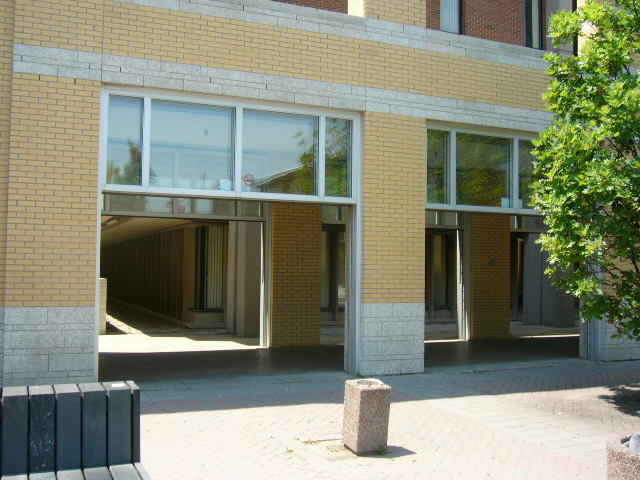
//> input picture pic/testimg/P1020856.jpg, 640 x 480 px, given in place of 014.png, which was not available
$ ./MAIN   (built with g++ and OpenCV 4)
//> lines starting //> are read from the running program, lines starting //| are printed output that depends on the picture; pictures that were not available may be replaced by others from this repository, and a replacement may not be noted


#include <time.h>
#include <queue>
#include <vector>
#include"BaseLine.h"
#include "GeneralFuncs.h"
#include"RegManager.h"
using namespace cv;
using namespace::std;
/*----------------------------------------------------------------------------*/
/** Chained list of coordinates.
*/
struct coorlist
{
	ushort x, y;
	struct coorlist *next;
};
/*----------------------------------------------------------------------------*/
/*--------------------------- Rectangle structure ----------------------------*/
/*----------------------------------------------------------------------------*/

/*----------------------------------------------------------------------------*/
/** Rectangle structure: line segment with width.
*/
struct lineag
{
	float x1, y1, x2, y2; /* first and second Point3i of the line segment */

};


// [21 lines left out: function drawAnchor, not called in this run]
static void gaussian(const Mat& im,Mat& smooth)
{
	//gaussian filter
	//define the gaussian kernal
	float arr[]={0.00296901674395000,0.0133062098910137,0.0219382312797146,0.0133062098910137,0.00296901674395050,
		0.0133062098910137,0.0596342954361801,0.0983203313488458,0.0596342954361801,0.0133062098910137,
		0.0219382312797146,0.0983203313488458,0.162102821637127,0.0983203313488458,0.0219382312797146,
		0.0133062098910137,0.0596342954361801,0.0983203313488458,0.0596342954361801,0.0133062098910137,
		0.00296901674395050,0.0133062098910137,0.0219382312797146,0.0133062098910137,0.00296901674395050};
	Mat kernel=Mat(5,5,CV_32FC1,arr);
	filter2D( im, smooth, im.depth(),
		kernel);

}
static  void ang_grad(const Mat& im,Mat& grad,Mat& ang,float gradt)
{
	//calculate the grad and angle data
	//define the x and y direction kernal
	int rsize=im.rows,colsize=im.cols;
	float dx[]={-1,1,-1,1};
	float dy[]={-1,-1,1,1};
	Mat mdx=Mat(2,2,CV_32FC1,dx);
	Mat mdy=Mat(2,2,CV_32FC1,dy);

	Mat gx,gy;
	filter2D(im, gx, im.depth(),mdx);
	filter2D( im, gy, im.depth(),mdy);

	grad=Mat::zeros(rsize, colsize, CV_32FC1);
	ang=Mat::zeros(rsize, colsize, CV_32FC1);

	//access each pixel to calculate the angle
	float* ptrdx = (float*)gx.data;
	float* ptrdy = (float*)gy.data;
	float* ptrgrad = (float*)grad.data;
	float* ptrang = (float*)ang.data;
	float vdx,vdy,vgrad;
	for(int i = 0; i < rsize; i++)
	{
		for(int j = 0; j < colsize; j++)
		{
			vdx = *(ptrdx++);
			vdy = *(ptrdy++);
			vgrad=vdx*vdx+vdy*vdy;
			//reduce computation
			if (vgrad<GRADE_2)
			{
				*(ptrgrad++)=NOTDEF;
				*(ptrang++)=NOTDEF;

				continue;
			}

			*(ptrgrad++)=sqrt2(vgrad);

			//*(ptrang++)=cv::fastAtan2(vdy,vdx);
			*(ptrang++)=atan2approx(vdy,vdx);
			//cout<<std::atan2(vdy,vdx)<<" "<<atan2approx(vdy,vdx)<<endl;;
			//getchar();
		}
	}

}


// [9 lines left out: function Vertical_horizontal, not called in this run]
/*----------------------------------------------------------------------------*/
/** Absolute value angle difference.----->from LSD
*/
// [272 lines left out: functions extractAnchor_old, extractAnchor, not called in this run]

/*----------------------------------------------------------------------------*/
/** Is Point3i (x,y) aligned to angle theta, up to precision 'prec'?
*/
// [774 lines left out: functions isaligned, region_grow, distance_2, growLine, reviseDirection, getAnchorSize and 10 more, not called in this run]
int ag3line(Mat& im,vector<lineag>& lines,bool control)
{

	float gradt=5.2;//gradient threshold
	int initialSize=3;//the threshold of the initial short seg
	float ang_th = 22.5;     /* Gradient angle tolerance in degrees.           */
	float prec = M_PI * ang_th / 180.0;/* angle tolerance */
	float p = ang_th / 180.0;
	int maxitera=10;//the jump length
	int*binarr;
	im.convertTo(im,CV_32FC1);

	int m,n;
	m=im.rows;
	n=im.cols;
	float N=m;
	if(n<m)
		N=n;

	int minlength=-4*std::log(N)/std::log(0.125);
	int minregsize=minlength*0.9;


	Mat imsmoothM,gradM,angM,anchorM,usedM;
	struct coorlist *list_p;


	//surpres the noise
	gaussian(im, imsmoothM);

	//compute the gradient, angle and anchor
	ang_grad(imsmoothM,gradM,angM,gradt);

	list_p=extractAnchor(angM,gradM,anchorM);
	//drawAnchorMap(anchorM);

	usedM=Mat::zeros(m,n,CV_8UC1);

	//initial some datas
	float* grad = (float*)gradM.data;
	float* ang = (float*)angM.data;
	uchar* used = (uchar*)usedM.data;
	uchar* anchor = (uchar*)anchorM.data;


	int x,y;
	float reg_angle,sumdx,sumdy,density;
	bool initialed=false;

	RegManager rm(m,n);
	BaseLine bl(m,n,minlength,117.8,-2.465,0.6996);
	bl.xsize=n;
	bl.ysize=m;
	int regsize,linesize;


	lineag lg;
	int cx,cy;
	//Mat im1=imread(picstr,0);
	//im1=im1*0;
	// ofstream pout(fname,ios::app);
	//loop the anchor for extraction
	for (; list_p != NULL; list_p = list_p->next )
	{
		if (!(used[ list_p->x + list_p->y * n ] == NOTUSED &&
			ang[list_p->x + list_p->y * n] != NOTDEF ))
			continue;//skip the used and cannot used pixels
		cx=list_p->x;
		cy=list_p->y;
		//the level 1 anchor cannot be used as a initial Point3i

		//initial some data
		rm.iteraarr[0]=1;
		rm.reg[0].x=cx;
		rm.reg[0].y=cy;
		rm.reg[0].z=cy*n+cx;
		bl.initial(cx,cy,ang[rm.reg[0].z]);

		///*
		if (!firstThree(&rm,&bl,anchor,ang,used,maxitera)){
			//release used
			for(int i=0;i<bl.counter;i++)
				used[rm.reg[i].z]=0;
			continue;
		}
		//*/
		//grow 2 the angle\s vertical direction
		growLine(&rm,&bl,anchor,ang,used,maxitera);
		rm.ed1=0;
		rm.ed2=bl.counter;
		rm.ed3=bl.counter;
		bl.midcounter=bl.counter;

		//reverse the direction and grow to the other side
		bl.reverseDir(cx,cy);
		growLine(&rm,&bl,anchor,ang,used,maxitera);
		rm.ed4=bl.counter;


		if(rm.ed4-rm.ed3+rm.ed2-rm.ed1<minlength)
			continue;
		if(!control)
		{
			bl.region2line(rm.reg,rm.ed1,rm.ed2,rm.ed3,rm.ed4,PI_8);
			EnumerateRectPoints1(bl.x1, bl.y1,bl.x2, bl.y2,rm.rectreg, &(rm.rectsize),2,bl.xsize);
		    setUSED(rm.rectreg,rm.rectsize,used,bl.xsize,bl.ysize);
			lg.x1=bl.x1;
			lg.y1=bl.y1;
			lg.x2=bl.x2;
			lg.y2=bl.y2;
			lines.push_back(lg);
			continue;
		}

		if (!densityVlidation(&rm,&bl,used,anchor,density))
		{
			releaseUSED(used,rm.reg,rm.ed1,rm.ed2,rm.ed3,rm.ed4, m, n,bl.midcounter,bl.counter);
			continue;
		}


		// if the density is significant, save time
		if(density>0.98)
		{
			lg.x1=bl.x1;
			lg.y1=bl.y1;
			lg.x2=bl.x2;
			lg.y2=bl.y2;
			lines.push_back(lg);
			setUSED(rm.rectreg,rm.rectsize,used,bl.xsize,bl.ysize);

			continue;

		}
		// if the density is significant, save time

		if(!gradValidation(&rm,&bl,used,anchor,grad)){
			releaseUSED(used,rm.reg,rm.ed1,rm.ed2,rm.ed3,rm.ed4, m, n,bl.midcounter,bl.counter);
			continue;
		}
		//EnumerateRectPoints1(bl.x1, bl.y1,bl.x2, bl.y2,rm.rectreg, &(rm.rectsize),2,bl.xsize);

		setUSED(rm.rectreg,rm.rectsize,used,bl.xsize,bl.ysize);

		releaseUSED(used,rm.reg,rm.ed1,rm.ed2,rm.ed3,rm.ed4, m, n,bl.midcounter,bl.counter);


		lg.x1=bl.x1;
		lg.y1=bl.y1;
		lg.x2=bl.x2;
		lg.y2=bl.y2;
		lines.push_back(lg);

	}

	//pout.close();
	///*
	free( (void *) list_p );
	return 0;
}

int main()
{

		bool control=true;//81550_150560154_042_20160205045406_rgb.jpg
		string imgstr="014.png";
		cv::Mat img = cv::imread(imgstr,0);
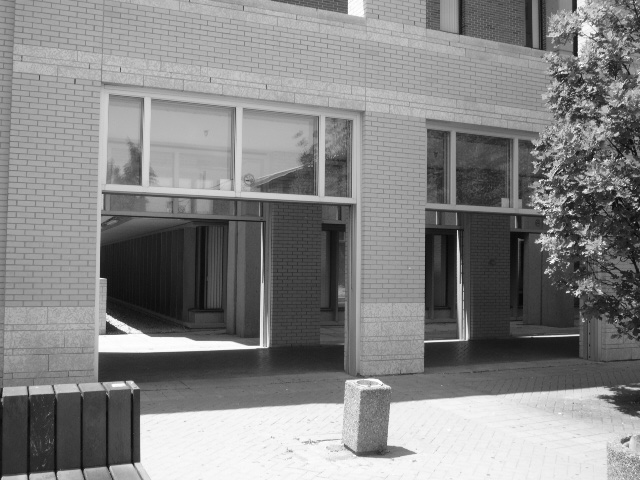
//> img: 480 rows x 640 cols, CV_8UC1; min 6, max 255, mean 132.8
		cv::Mat imc = cv::imread(imgstr,0);
		Mat im;


		vector<lineag> lines;
		clock_t start, finish;
		img.copyTo(im);
		start = clock();
		ag3line(im,lines,control);
//> in ang_grad, `filter2D(im, gx, im.depth(),mdx);`:
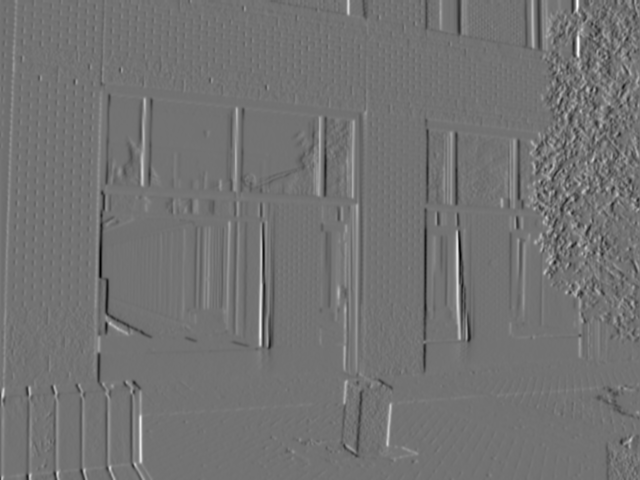
//> gx: 480 rows x 640 cols, CV_32FC1; min -127.4, max 154.8, mean -0.1; drawn with min black and max white
//> in ang_grad, `filter2D( im, gy, im.depth(),mdy);`:
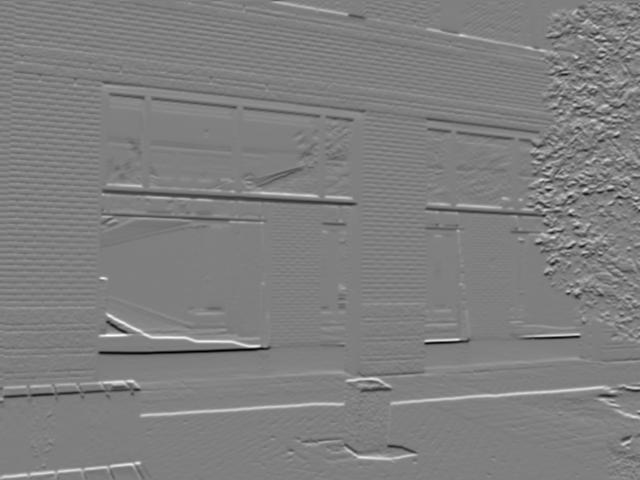
//> gy: 480 rows x 640 cols, CV_32FC1; min -136.2, max 136.6, mean 0.3; drawn with min black and max white
//> (the run ends here: the program needs code that is not available in this run, at `if (vgrad<GRADE_2)`)

$ run again, on pic/testimg/P1080005.jpg
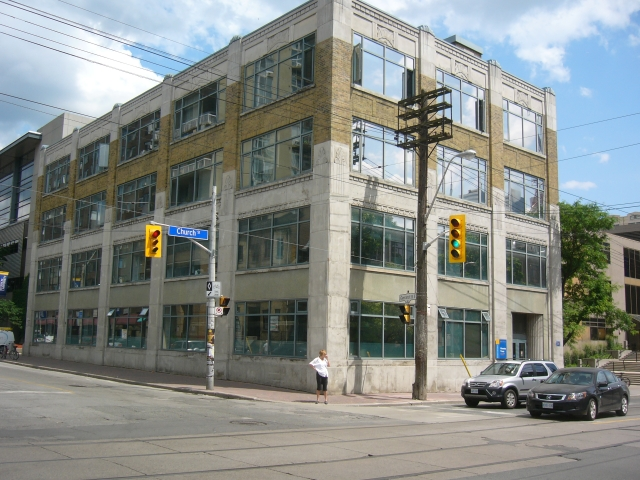
//> input picture pic/testimg/P1080005.jpg, 640 x 480 px, given in place of 014.png, which was not available
//> `cv::Mat img = cv::imread(imgstr,0);`:
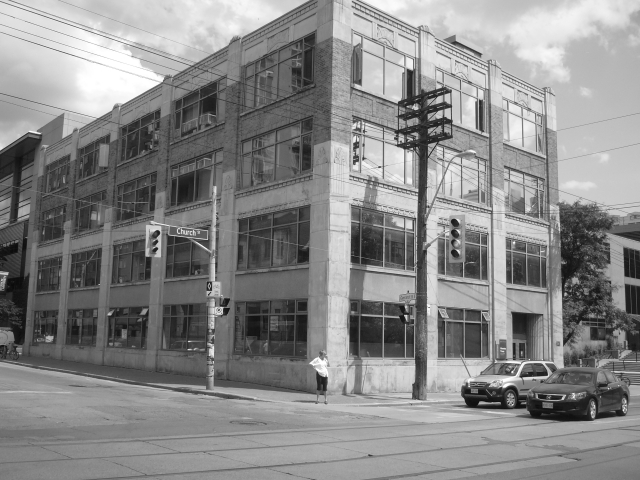
//> img: 480 rows x 640 cols, CV_8UC1; min 10, max 255, mean 136.2
//> in ang_grad, `filter2D( im, gy, im.depth(),mdy);`:
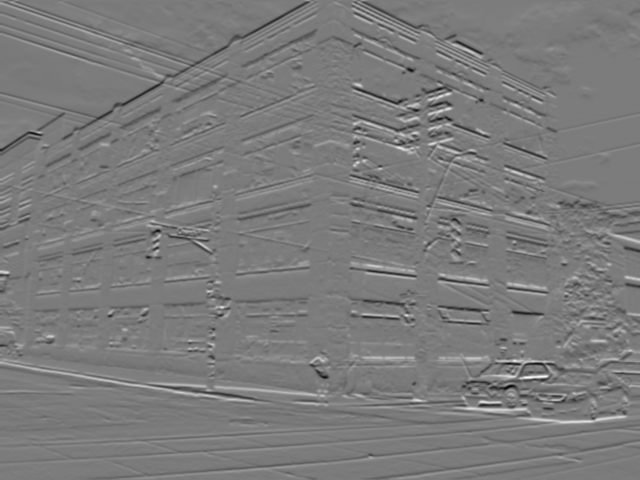
//> gy: 480 rows x 640 cols, CV_32FC1; min -130.1, max 137.4, mean -0.3; drawn with min black and max white

$ run again, on pic/testimg/P1080091.jpg
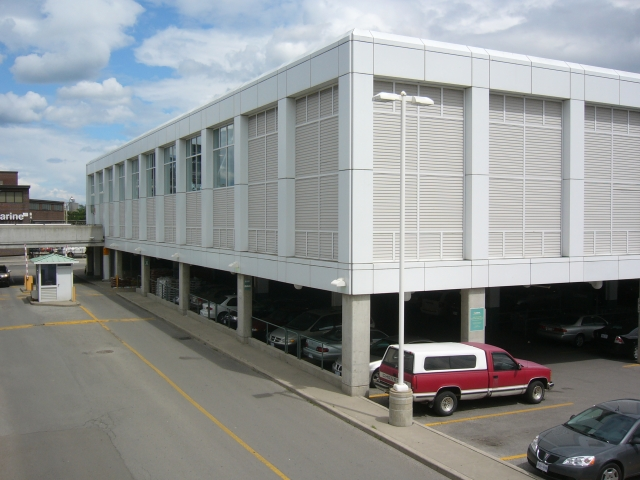
//> input picture pic/testimg/P1080091.jpg, 640 x 480 px, given in place of 014.png, which was not available
//> `cv::Mat img = cv::imread(imgstr,0);`:
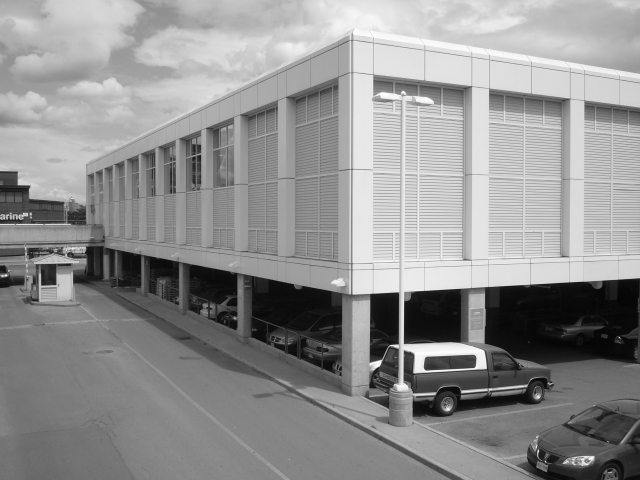
//> img: 480 rows x 640 cols, CV_8UC1; min 4, max 254, mean 144.6
//> in ang_grad, `filter2D( im, gy, im.depth(),mdy);`:
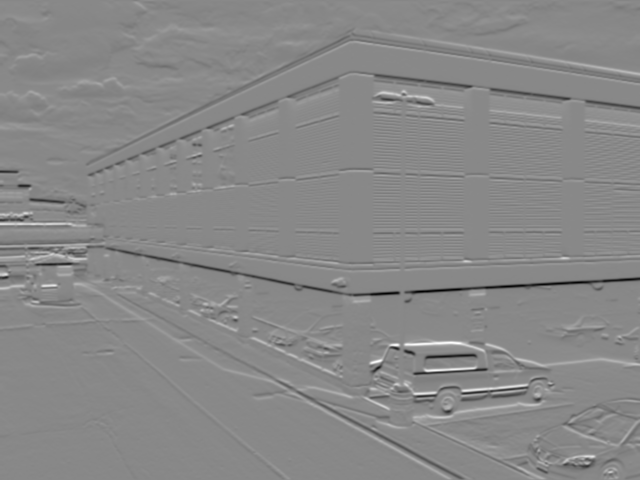
//> gy: 480 rows x 640 cols, CV_32FC1; min -156.3, max 135.7, mean -0.4; drawn with min black and max white
